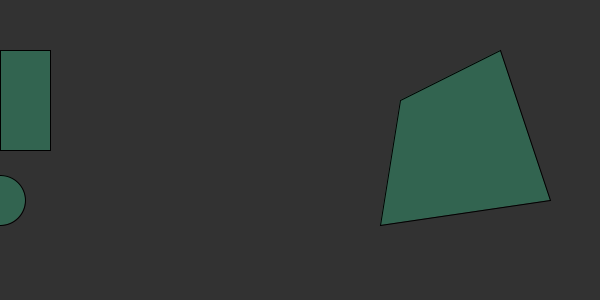
Frame 1 (no input)
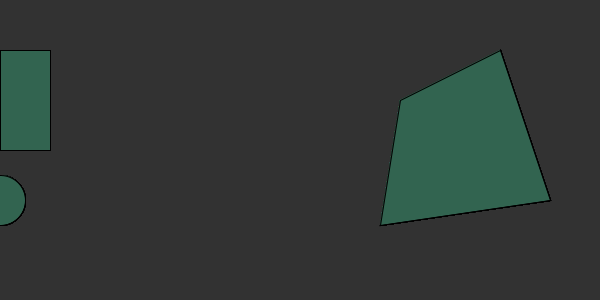
Frame 60 (the mouse pressed at the canvas centre just before this capture)
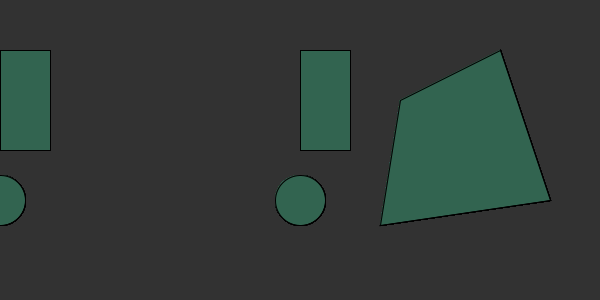
Frame 120 (the mouse held since frame 60 and released just before this capture)

The Processing sketch that drew these frames (run headless with seeded random() and noise(); from frame 60 on, the mouse is pressed at the canvas centre):

// Processing sketch: processing_88011
// ── processing_88011.pde

int RED = 50;
int GREEN = 50;
int BLUE = 50;

void setup(){
  size(600, 300);
  background(RED, GREEN, BLUE);
}

void draw(){
  fill(RED, 100, 80);
  rect(mouseX, 50, 50, 100);
  ellipse(mouseX, 200, 50, 50);
  quad(400, 100, 500, 50, 550, 200, 380, 225);
  
  stroke(0);
}
